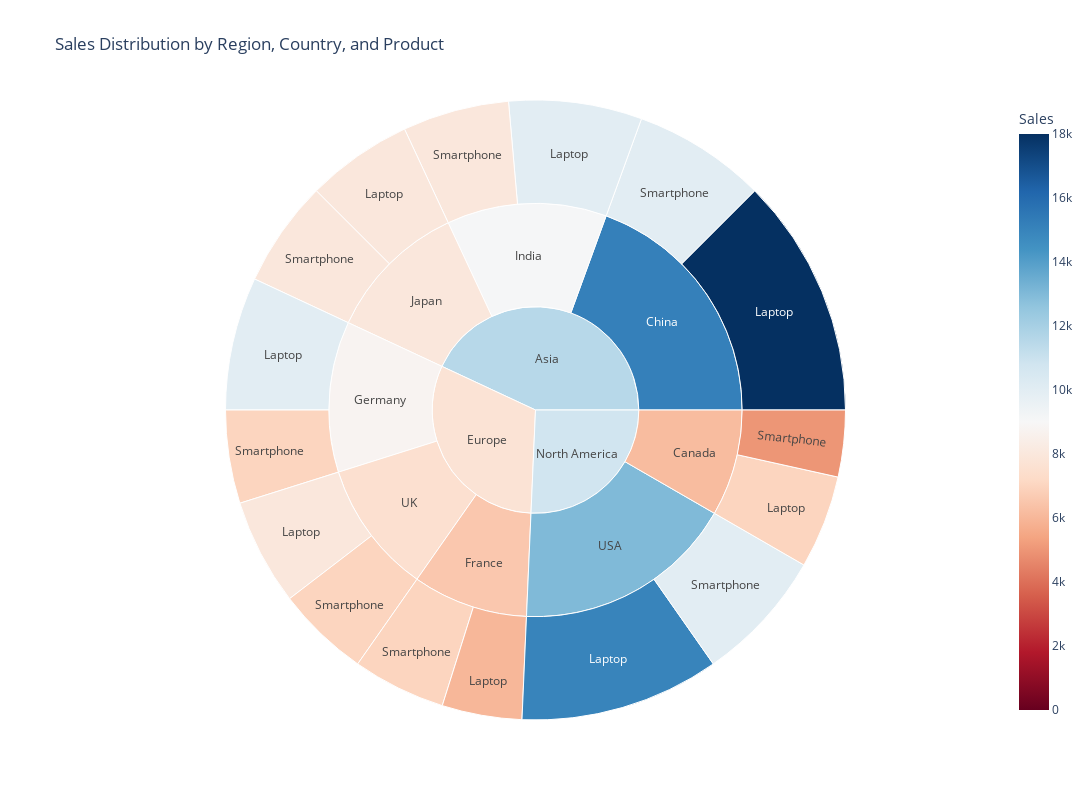

Notebook source saved alongside this figure:
### Markdown cell above
## Example 2: Multi-level Hierarchical Sunburst Chart
Here we add another level of hierarchy to our data to create a more detailed visualization.

### Code cell
# Create a more complex dataset with multiple hierarchical levels
data_multilevel = {
    'Region': ['North America', 'North America', 'North America', 'North America', 
               'Europe', 'Europe', 'Europe', 'Europe', 'Europe', 'Europe',
               'Asia', 'Asia', 'Asia', 'Asia', 'Asia', 'Asia'],
    'Country': ['USA', 'USA', 'Canada', 'Canada',
                'UK', 'UK', 'Germany', 'Germany', 'France', 'France',
                'Japan', 'Japan', 'China', 'China', 'India', 'India'],
    'Product': ['Laptop', 'Smartphone', 'Laptop', 'Smartphone',
                'Laptop', 'Smartphone', 'Laptop', 'Smartphone', 'Laptop', 'Smartphone',
                'Laptop', 'Smartphone', 'Laptop', 'Smartphone', 'Laptop', 'Smartphone'],
    'Sales': [15000, 10000, 7000, 5000,
              8000, 7000, 10000, 7000, 6000, 7000,
              8000, 8000, 18000, 10000, 10000, 8000]
}

df_multilevel = pd.DataFrame(data_multilevel)

# Create a multi-level sunburst chart
fig_multilevel = px.sunburst(
    df_multilevel,
    path=['Region', 'Country', 'Product'],  # Three levels of hierarchy
    values='Sales',
    title='Sales Distribution by Region, Country, and Product',
    color='Sales',                          # Color based on sales values
    color_continuous_scale='RdBu',          # Red-Blue color scale
    color_continuous_midpoint=np.average(df_multilevel['Sales']),  # Set midpoint for color scale
    width=1200,
    height=800,
)

# Show the figure
fig_multilevel.show()

### Figure 1 — Plotly figure (JSON) as saved in the notebook; plotly's stock layout.template omitted (floating-point values rounded to 4 significant figures)
{"data": [{"branchvalues": "total", "customdata": [[15000.0], [10000.0], [7000.0], [5000.0], [8000.0], [7000.0], [10000.0], [7000.0], [6000.0], [7000.0], [8000.0], [8000.0], [18000.0], [10000.0], [10000.0], [8000.0], [13000.0], [6167.0], [7533.0], [8765.0], [6538.0], [8000.0], [15140.0], [9111.0], [10780.0], [7711.0], [11550.0]], "domain": {"x": [0, 1], "y": [0, 1]}, "hovertemplate": "labels=%{label}<br>Sales_sum=%{value}<br>parent=%{parent}<br>id=%{id}<br>Sales=%{color}<extra></extra>", "ids": ["North America/USA/Laptop", "North America/USA/Smartphone", "North America/Canada/Laptop", "North America/Canada/Smartphone", "Europe/UK/Laptop", "Europe/UK/Smartphone", "Europe/Germany/Laptop", "Europe/Germany/Smartphone", "Europe/France/Laptop", "Europe/France/Smartphone", "Asia/Japan/Laptop", "Asia/Japan/Smartphone", "Asia/China/Laptop", "Asia/China/Smartphone", "Asia/India/Laptop", "Asia/India/Smartphone", "North America/USA", "North America/Canada", "Europe/UK", "Europe/Germany", "Europe/France", "Asia/Japan", "Asia/China", "Asia/India", "North America", "Europe", "Asia"], "labels": ["Laptop", "Smartphone", "Laptop", "Smartphone", "Laptop", "Smartphone", "Laptop", "Smartphone", "Laptop", "Smartphone", "Laptop", "Smartphone", "Laptop", "Smartphone", "Laptop", "Smartphone", "USA", "Canada", "UK", "Germany", "France", "Japan", "China", "India", "North America", "Europe", "Asia"], "marker": {"coloraxis": "coloraxis", "colors": [15000.0, 10000.0, 7000.0, 5000.0, 8000.0, 7000.0, 10000.0, 7000.0, 6000.0, 7000.0, 8000.0, 8000.0, 18000.0, 10000.0, 10000.0, 8000.0, 13000.0, 6167.0, 7533.0, 8765.0, 6538.0, 8000.0, 15140.0, 9111.0, 10780.0, 7711.0, 11550.0]}, "name": "", "parents": ["North America/USA", "North America/USA", "North America/Canada", "North America/Canada", "Europe/UK", "Europe/UK", "Europe/Germany", "Europe/Germany", "Europe/France", "Europe/France", "Asia/Japan", "Asia/Japan", "Asia/China", "Asia/China", "Asia/India", "Asia/India", "North America", "North America", "Europe", "Europe", "Europe", "Asia", "Asia", "Asia", "", "", ""], "type": "sunburst", "values": [15000.0, 10000.0, 7000.0, 5000.0, 8000.0, 7000.0, 10000.0, 7000.0, 6000.0, 7000.0, 8000.0, 8000.0, 18000.0, 10000.0, 10000.0, 8000.0, 25000.0, 12000.0, 15000.0, 17000.0, 13000.0, 16000.0, 28000.0, 18000.0, 37000.0, 45000.0, 62000.0]}], "layout": {"coloraxis": {"cmid": 9000, "colorbar": {"title": {"text": "Sales"}}, "colorscale": [[0, "rgb(103,0,31)"], [0.1, "rgb(178,24,43)"], [0.2, "rgb(214,96,77)"], [0.3, "rgb(244,165,130)"], [0.4, "rgb(253,219,199)"], [0.5, "rgb(247,247,247)"], [0.6, "rgb(209,229,240)"], [0.7, "rgb(146,197,222)"], [0.8, "rgb(67,147,195)"], [0.9, "rgb(33,102,172)"], [1, "rgb(5,48,97)"]]}, "height": 800, "legend": {"tracegroupgap": 0}, "title": {"text": "Sales Distribution by Region, Country, and Product"}, "width": 1200}}
